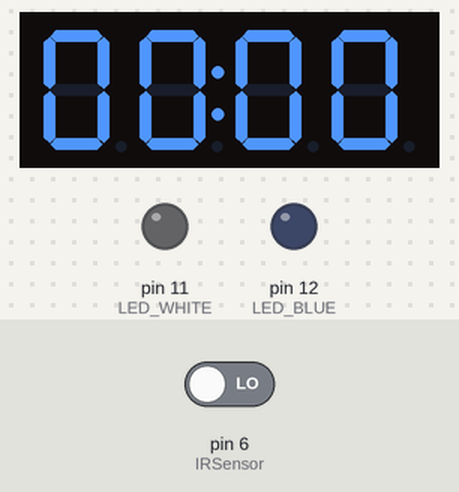
Simulated run of this sketch. Board: Arduino Uno, built with avr-gcc and run on an emulated ATmega328P. Parts: 4-digit seven-segment display, output pins drawn as LEDs (lit = HIGH). Dashed ring = blinking. Inputs (shaded band) come from the test bench; at power-on: pin 6 (IRSensor) LOW. The local clock reads 2024-03-15 10:24:30 at power-on unless the sketch sets it.

Above: at 1.2 s.
1.3 s: pin 6 (IRSensor) driven HIGH
At 1.56 s:
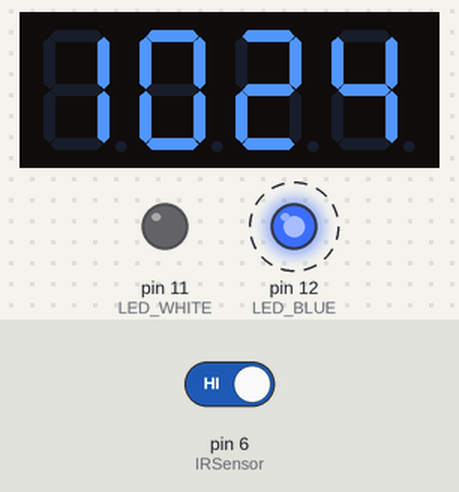
4.1 s: pin 6 (IRSensor) driven LOW
At 6.3 s:
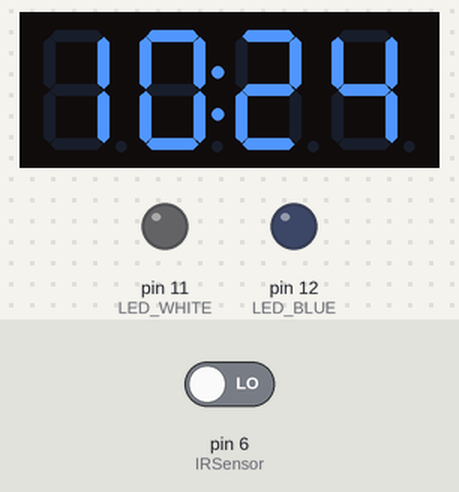
Timing chart, 0 to 7.8 s (numbered marks = the images above; inputs shaded):
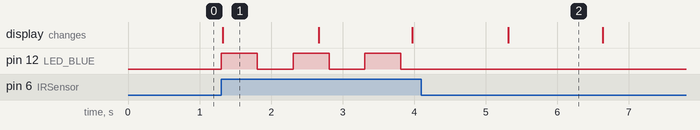

Measured:
- after the input at 1.3 s, pin 12 (LED_BLUE): alternates HIGH for 0.50 s and LOW for 0.50 s, starting at once
- after the input at 4.1 s, pin 12 (LED_BLUE): stops changing and stays LOW

The sketch:

Code.ino
```cpp
#include <Arduino.h>
#include <TM1637Display.h>
#include <virtuabotixRTC.h>

// RTC module declaration
virtuabotixRTC myRTC(A1, A2, A3); // Pins CLK, DAT, RST

// Variables to store values read from the RTC Module
int minutes;
int hours;
int ctr = 0;

// Define all the LED Pins
int LED_BLUE  = 12;
int LED_WHITE = 11;
int blinkCTR  = 0;     // Counter to check how many blinks are required

// Defining the TM1637 display pins
#define CLK 4
#define DIO 5
TM1637Display display(CLK, DIO); // Create an instance of the TM1637Display
bool blinkToggle = false;        // For toggling the Colons on and off
int  timeData    = 0;

// Connect the IR Sensor to D6 pin of Arduino
int IRSensor  = 6;
int IRtoggler = 0;
unsigned long timestamp; // This is to avoid multiple obstacle detection

// Attach the buttons to D2 and D3 of the Arduino
//const byte BUTTON_1 = 2;
//const byte BUTTON_2 = 3;

void setup() {
   //attachInterrupt(digitalPinToInterrupt(BUTTON_1), Button_1_Pressed, RISING);
   //attachInterrupt(digitalPinToInterrupt(BUTTON_2), Button_2_Pressed, RISING);
   display.setBrightness(7);               // Set the brigntness of the TM1637 display
   display.showNumberDecEx(0, 0x40, true); // Needed for the displaying a decimal number with decimal points or colon
   pinMode(LED_BLUE,  OUTPUT);             // LED pin OUTPUT
   pinMode(LED_WHITE, OUTPUT);             // LED pin OUTPUT
   pinMode(IRSensor,  INPUT);              // IR Sensor pin INPUT
   Serial.begin(9600);

   // Set the current date, and time in the following format:
   // seconds, minutes, hours, day of the week, day of the month, month, year
   //myRTC.setDS1302Time(00, 39, 21, 7, 20, 1, 2023);
};


void loop() {
  myRTC.updateTime();       // This allows for the update of variables for time or accessing the individual elements
  minutes  = myRTC.minutes; // Get the current minutes from the RTC Module
  hours    = myRTC.hours;   // Get the current hours from the RTC Modules
  timeData = hours * 100 + minutes;

  // Code block that blinks the colon of the TM1637 module
  if (ctr == 200) {
    if (blinkToggle) {
      display.showNumberDecEx(timeData, 0x40, true);
      blinkToggle = false;
    } else {
      display.showNumberDecEx(timeData, 0, true);
      blinkToggle = true;
    };
    ctr = 0;
  };ctr++;
  delay(5);


  // Code block that turns on or off the Blue LED Cluster
  //Serial.print("IRtoggler Before:");Serial.println(IRtoggler);
  int Sensordata = digitalRead(IRSensor); // Set the GPIO as Input
  //Serial.print("Sensor value:");Serial.println(digitalRead(Sensordata));
  if (Sensordata != 0) {
    if (millis() - timestamp>500) { // This is to avoid multiple obstacle detection
      timestamp = millis();
      if (IRtoggler == 0) {digitalWrite(LED_BLUE, HIGH);IRtoggler = 1;}
      else                {digitalWrite(LED_BLUE, LOW); IRtoggler = 0;}
    };
  };
  //Serial.print("IRtoggler After:");Serial.println(IRtoggler);


  // Flash the white LEDs if minutes = 0
  if ((int)minutes == 0) {
    if (blinkCTR==0  || blinkCTR==40 || blinkCTR==100 || blinkCTR==140 || blinkCTR==200 || blinkCTR==240 || blinkCTR==300 || blinkCTR==340)
      digitalWrite(LED_WHITE, HIGH);
    if (blinkCTR==20 || blinkCTR==60 || blinkCTR==120 || blinkCTR==160 || blinkCTR==220 || blinkCTR==260 || blinkCTR==320 || blinkCTR==360)
      digitalWrite(LED_WHITE, LOW);
    blinkCTR++;
  };
  if ((int)minutes == 1) blinkCTR = 0; // Reset blinkCTR for the next cycle of flashing
};


// Pressing this button puts the clock in setup mode
//void Button_1_Pressed(){};
// Pressing this button increments the values on the display
//void Button_2_Pressed(){};
```
